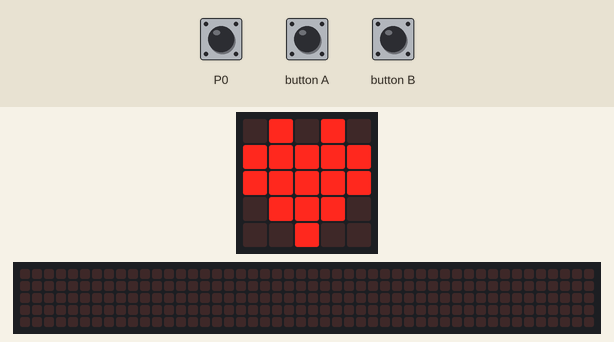
Recording of a program running on a simulated BBC micro:bit running MicroPython. On the bench: the board's 5×5 LED display, a strip that is not on the board, showing the scrolling text unrolled. The inputs (shaded band) are chosen by the test bench. Random numbers come from a fixed seed; the 48×5 strip is a reading aid, not a part: it shows the text the display is scrolling, unrolled, one strip-width of it at a time.

Above: at 1.2 s.
1.3 s: touch pin P0 pressed for 0.15 s
At 1.37 s:
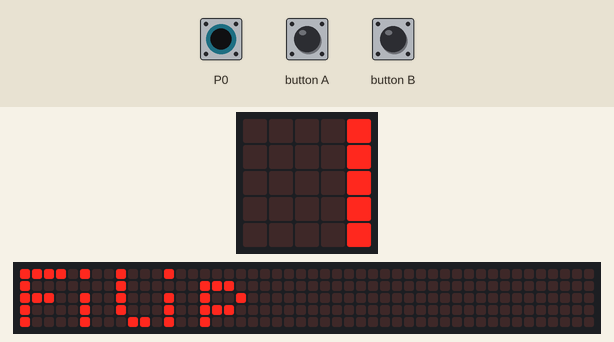
2.0 s: button A pressed for 3.2 s
At 4.97 s:
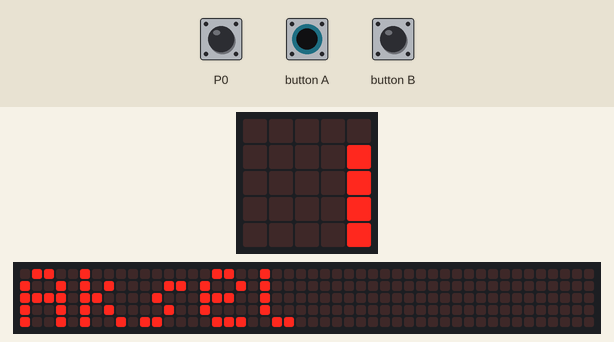
5.8 s: P0 (touch pin P0) driven LOW and button A driven LOW
8.8 s: touch pin P0 released
At 9.17 s:
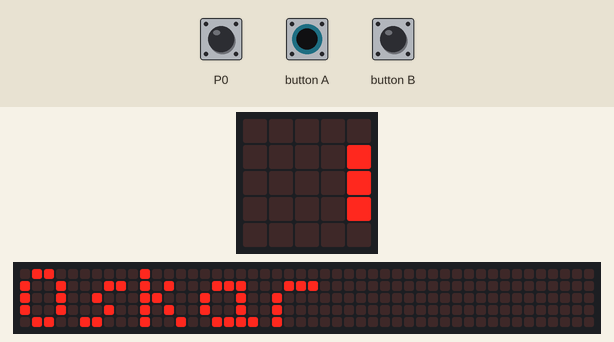
11.0 s: button A released
At 13.8 s:
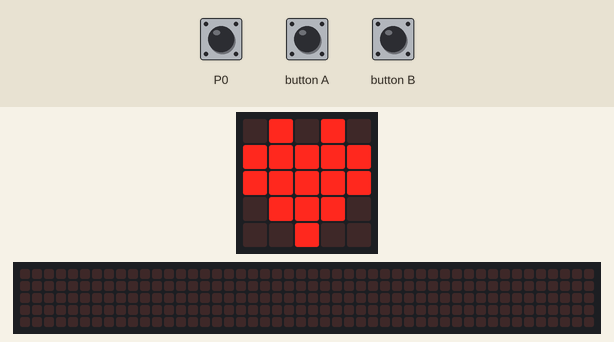
14.0 s: button B pressed for 0.15 s
At 14.07 s:
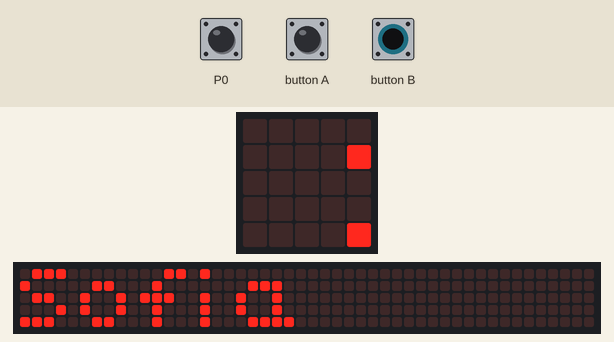

The program:

boy_girl.py
```python
# 10 most popular boy and girl name in Norway 2016 picker - gutt=boy and jente=girl

from microbit import *
import random

gutt = """William,Oskar,Lucas,Mathias,Filip,Oliver,Jakob,Emil,Noah,Aksel"""
jente = """Nora,Emma,Sara,Sofie,Sofia,Maja,Olivia,Ella,Ingrid,Emilie"""

gutt_split = gutt.split(",", )
jente_split = jente.split(",", )

while True:
    if button_a.is_pressed():
        display.scroll(random.choice(gutt_split))
    if button_b.is_pressed():
        display.scroll(random.choice(jente_split))
    if pin0.is_touched():
         display.scroll(random.choice(gutt_split + jente_split))
    else:
        display.show(Image.HEART)
```

Measured:
- after the input at 1.3 s, the display: changes at once (image 1)
- after the input at 14.0 s, the display: changes at once (image 5)
